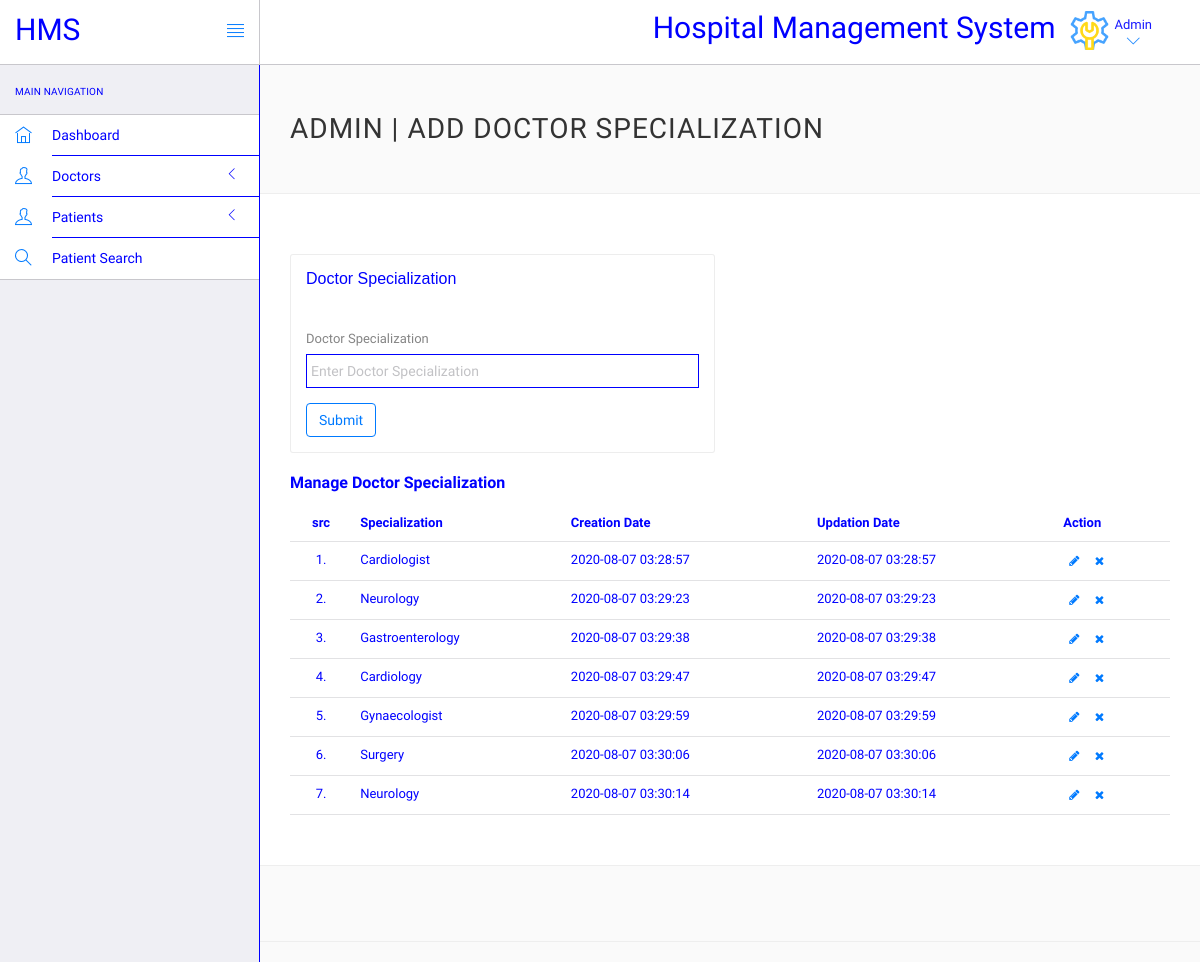
Page /login/admin/doctor-specilization.php (signed in) on the earlier database version.
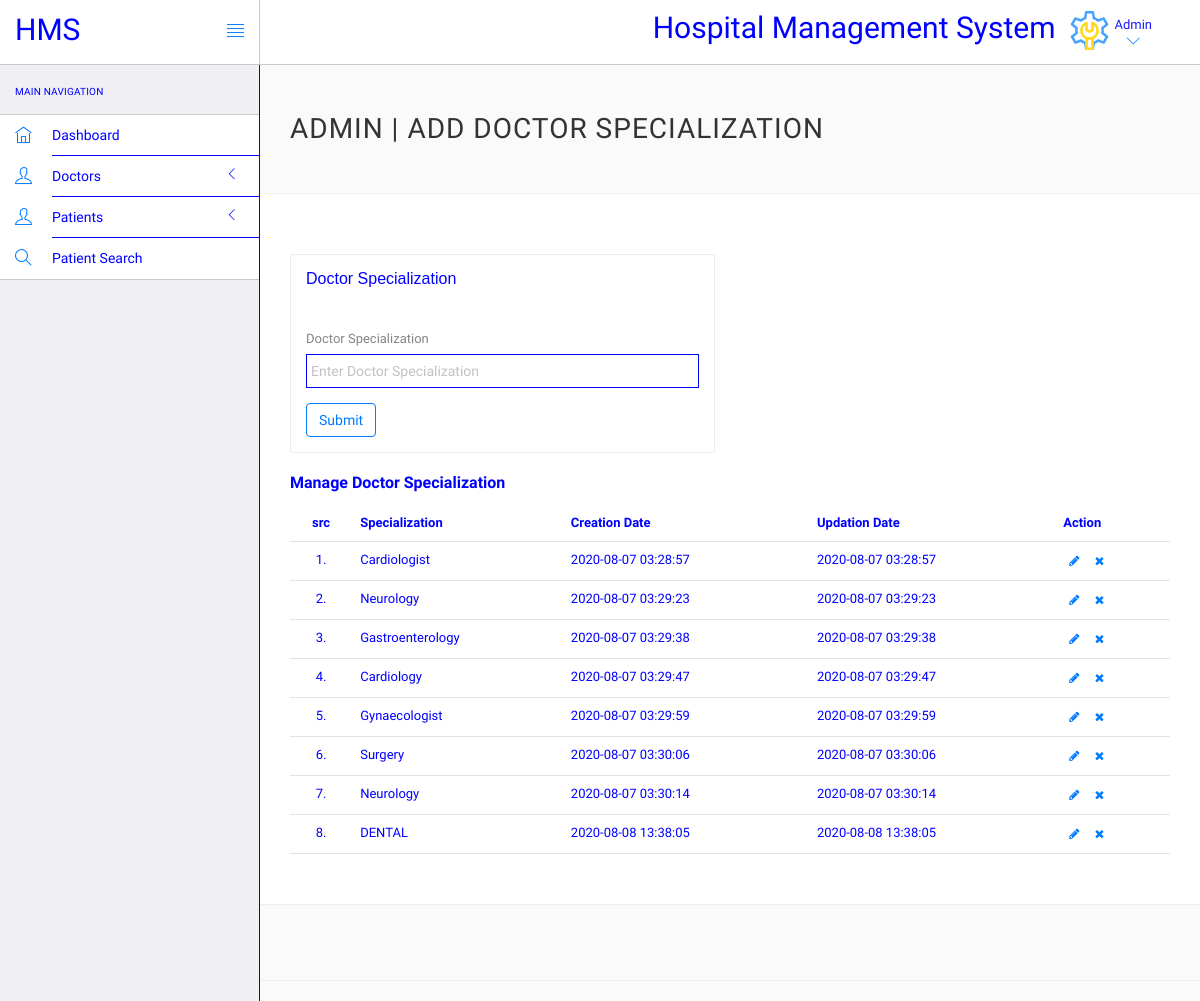
Same page on the later database version.
### tables this page shows
CREATE TABLE `doctorspecilization` (
  `id` int(11) NOT NULL,
  `specilization` varchar(25) DEFAULT NULL,
  `creationDate` timestamp NULL DEFAULT current_timestamp(),
  `updationDate` timestamp NULL DEFAULT current_timestamp()
);

### login/admin/doctor-specilization.php (the view, shortened to what the changed rows need)
<?php
include('include/config.php');
?>
<!DOCTYPE html>
<html lang="en">
	<head>
		<link rel="stylesheet" href="vendor/bootstrap/css/bootstrap.min.css">
		<link rel="stylesheet" href="vendor/fontawesome/css/font-awesome.min.css">
		<link rel="stylesheet" href="vendor/themify-icons/themify-icons.min.css">
		<link rel="stylesheet" href="assets/css/styles.css">
		<link rel="stylesheet" href="assets/css/plugins.css">
		<link rel="stylesheet" href="assets/css/themes/theme-1.css" id="skin_color" />
	</head>
	<body>
		<div id="app">
			<div class="app-content">
				<header class="navbar navbar-default navbar-static-top">
					<div class="navbar-header">
						<a class="navbar-brand" href="#">
							<h2 style="padding-top:20%;font-family:Numans;">HMS</h2>
						</a>
					</div>
					<div class="navbar-collapse collapse">
						<ul class="nav navbar-right">
								<li  style="padding-top:2%;font-family:Numans; ">
								<h2>Hospital Management System</h2>
							</li>
						</ul>
					</div>
				</header>
				<div class="main-content" >
					<div class="wrap-content container" id="container">
						<section id="page-title">
							<div class="row">
								<div class="col-sm-8">
									<h1 class="mainTitle">Admin | Add Doctor Specialization</h1>
																	</div>
							</div>
						</section>
						<div class="container-fluid container-fullw bg-white">
							<div class="row">
								<div class="col-md-12">
									<div class="row">
								<div class="col-md-12">
									<table class="table table-hover" id="sample-table-1">
										<thead>
											<tr>
												<th class="center">src</th>
												<th>Specialization</th>
												<th class="hidden-xs">Creation Date</th>
												<th>Updation Date</th>
												<th>Action</th>
											</tr>
										</thead>
										<tbody>
<?php
$sql=mysqli_query($con,"select * from doctorSpecilization");
$cnt=1;
while($row=mysqli_fetch_array($sql))
{
?>
											<tr>
												<td class="center"><?php echo $cnt;?>.</td>
												<td class="hidden-xs"><?php echo $row['specilization'];?></td>
												<td><?php echo $row['creationDate'];?></td>
												<td><?php echo $row['updationDate'];?>
												</td>
												<td >
												<div class="visible-md visible-lg hidden-sm hidden-xs">
							<a href="edit-doctor-specialization.php?id=<?php echo $row['id'];?>" class="btn btn-transparent btn-xs" tooltip-placement="top" tooltip="Edit"><i class="fa fa-pencil"></i></a>
	<a href="doctor-specilization.php?id=<?php echo $row['id']?>&del=delete" onClick="return confirm('Are you sure you want to delete?')"class="btn btn-transparent btn-xs tooltips" tooltip-placement="top" tooltip="Remove"><i class="fa fa-times fa fa-white"></i></a>
												</div>
												</td>
											</tr>
											<?php
											$cnt=$cnt+1;
											 }?>
										</tbody>
									</table>
								</div>
							</div>
								</div>
							</div>
						</div>
					</div>
				</div>
			</div>
					</div>
	</body>
</html>

Differences in the rows shown:
added doctorspecilization: specilization "DENTAL", creationDate "2020-08-08 13:38:05", updationDate "2020-08-08 13:38:05"
